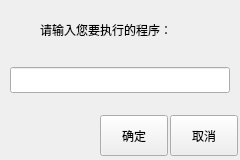
<?xml version="1.0" encoding="UTF-8"?>
<ui version="4.0">
 <class>Widget</class>
 <widget class="QWidget" name="Widget">
  <property name="geometry">
   <rect>
    <x>0</x>
    <y>0</y>
    <width>240</width>
    <height>160</height>
   </rect>
  </property>
  <property name="windowTitle">
   <string>LRun</string>
  </property>
  <widget class="QLabel" name="label">
   <property name="geometry">
    <rect>
     <x>40</x>
     <y>20</y>
     <width>171</width>
     <height>20</height>
    </rect>
   </property>
   <property name="text">
    <string>请输入您要执行的程序：</string>
   </property>
  </widget>
  <widget class="QLineEdit" name="lineEdit">
   <property name="geometry">
    <rect>
     <x>10</x>
     <y>67</y>
     <width>220</width>
     <height>26</height>
    </rect>
   </property>
  </widget>
  <widget class="QPushButton" name="pushButton">
   <property name="geometry">
    <rect>
     <x>100</x>
     <y>115</y>
     <width>68</width>
     <height>41</height>
    </rect>
   </property>
   <property name="text">
    <string>确定</string>
   </property>
  </widget>
  <widget class="QPushButton" name="pushButton_2">
   <property name="geometry">
    <rect>
     <x>170</x>
     <y>115</y>
     <width>68</width>
     <height>41</height>
    </rect>
   </property>
   <property name="text">
    <string>取消</string>
   </property>
  </widget>
 </widget>
 <layoutdefault spacing="6" margin="11"/>
 <resources/>
 <connections/>
</ui>
